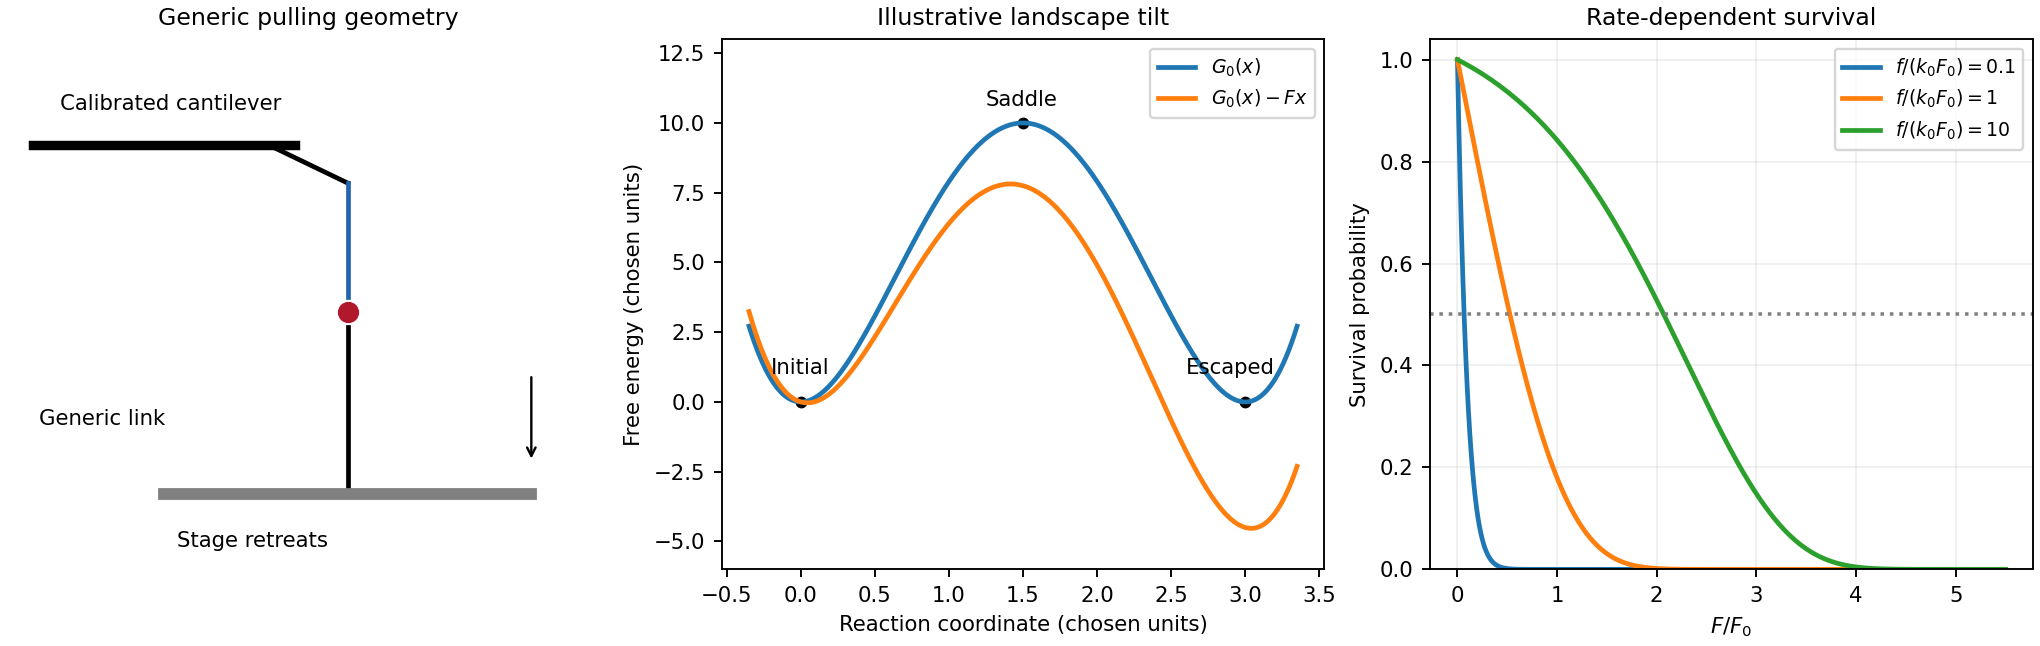

The Python source for this figure:
"""Original generic bond pulling and illustrative dimensionless predictions."""
import numpy as np
import matplotlib.pyplot as plt
plt.rcParams.update({'font.size':9,'axes.titlesize':10})
fig,axs=plt.subplots(1,3,figsize=(12,3.8),layout='constrained');ax=axs[0]
ax.plot([0,1],[3,3],color='black',lw=4);ax.plot([.9,1.2],[3,2.75],color='black',lw=2);ax.plot([1.2,1.2],[2.75,2],color='#2166ac',lw=2);ax.plot([1.2,1.2],[1.8,.7],color='black',lw=2);ax.plot([.5,1.9],[.7,.7],color='grey',lw=5);ax.plot(1.2,1.9,'o',color='#b2182b',ms=8);ax.annotate('',xy=(1.9,.9),xytext=(1.9,1.5),arrowprops={'arrowstyle':'->'});ax.text(.1,3.23,'Calibrated cantilever');ax.text(.02,1.15,'Generic link');ax.text(.55,.35,'Stage retreats');ax.set(xlim=(-.1,2.2),ylim=(.2,3.7),title='Generic pulling geometry');ax.axis('off')
x=np.linspace(-.35,3.35,600);G=10*(x*(x-3)/2.25)**2
axs[1].plot(x,G,label=r'$G_0(x)$',lw=2);axs[1].plot(x,G-1.5*x,label=r'$G_0(x)-Fx$',lw=2);axs[1].scatter([0,1.5,3],[0,10,0],s=16,color='black');axs[1].text(-.2,1,'Initial');axs[1].text(1.25,10.6,'Saddle');axs[1].text(2.6,1,'Escaped');axs[1].set(xlabel='Reaction coordinate (chosen units)',ylabel='Free energy (chosen units)',ylim=(-6,13),title='Illustrative landscape tilt');axs[1].legend(fontsize=8)
u=np.linspace(0,5.5,800)
for rho in [.1,1,10]:axs[2].plot(u,np.exp(-np.expm1(u)/rho),lw=2,label=rf'$f/(k_0F_0)={rho:g}$')
axs[2].axhline(.5,color='grey',ls=':');axs[2].set(xlabel=r'$F/F_0$',ylabel='Survival probability',title='Rate-dependent survival',ylim=(0,1.04));axs[2].legend(fontsize=8);axs[2].grid(alpha=.2)
fig.savefig('paper-1-generic-force-ramp.png',dpi=170,facecolor='white');plt.close(fig)
